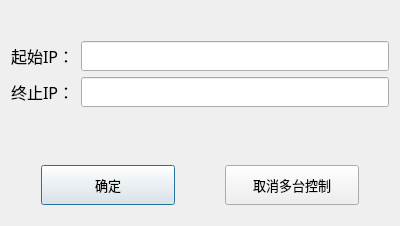
<?xml version="1.0" encoding="UTF-8"?>
<ui version="4.0">
 <class>MoreControl</class>
 <widget class="QDialog" name="MoreControl">
  <property name="geometry">
   <rect>
    <x>0</x>
    <y>0</y>
    <width>400</width>
    <height>226</height>
   </rect>
  </property>
  <property name="windowTitle">
   <string>Dialog</string>
  </property>
  <layout class="QVBoxLayout" name="verticalLayout">
   <item>
    <layout class="QGridLayout" name="gridLayout">
     <property name="topMargin">
      <number>30</number>
     </property>
     <property name="bottomMargin">
      <number>20</number>
     </property>
     <item row="0" column="0">
      <widget class="QLabel" name="label">
       <property name="font">
        <font>
         <family>微软雅黑</family>
         <pointsize>12</pointsize>
        </font>
       </property>
       <property name="text">
        <string>起始IP：</string>
       </property>
      </widget>
     </item>
     <item row="0" column="1">
      <widget class="QLineEdit" name="lineEdit">
       <property name="minimumSize">
        <size>
         <width>0</width>
         <height>30</height>
        </size>
       </property>
      </widget>
     </item>
     <item row="1" column="0">
      <widget class="QLabel" name="label_2">
       <property name="font">
        <font>
         <family>微软雅黑</family>
         <pointsize>12</pointsize>
        </font>
       </property>
       <property name="text">
        <string>终止IP：</string>
       </property>
      </widget>
     </item>
     <item row="1" column="1">
      <widget class="QLineEdit" name="lineEdit_2">
       <property name="minimumSize">
        <size>
         <width>0</width>
         <height>30</height>
        </size>
       </property>
      </widget>
     </item>
    </layout>
   </item>
   <item>
    <spacer name="verticalSpacer">
     <property name="orientation">
      <enum>Qt::Vertical</enum>
     </property>
     <property name="sizeHint" stdset="0">
      <size>
       <width>20</width>
       <height>26</height>
      </size>
     </property>
    </spacer>
   </item>
   <item>
    <layout class="QHBoxLayout" name="horizontalLayout">
     <property name="spacing">
      <number>50</number>
     </property>
     <property name="leftMargin">
      <number>30</number>
     </property>
     <property name="rightMargin">
      <number>30</number>
     </property>
     <property name="bottomMargin">
      <number>10</number>
     </property>
     <item>
      <widget class="QPushButton" name="pushButton">
       <property name="minimumSize">
        <size>
         <width>0</width>
         <height>40</height>
        </size>
       </property>
       <property name="font">
        <font>
         <family>微软雅黑</family>
         <pointsize>10</pointsize>
        </font>
       </property>
       <property name="text">
        <string>确定</string>
       </property>
      </widget>
     </item>
     <item>
      <widget class="QPushButton" name="pushButton_2">
       <property name="minimumSize">
        <size>
         <width>0</width>
         <height>40</height>
        </size>
       </property>
       <property name="font">
        <font>
         <family>微软雅黑</family>
         <pointsize>10</pointsize>
        </font>
       </property>
       <property name="text">
        <string>取消多台控制</string>
       </property>
      </widget>
     </item>
    </layout>
   </item>
  </layout>
 </widget>
 <resources/>
 <connections/>
</ui>
